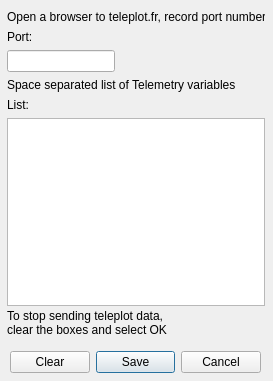
<?xml version="1.0" encoding="UTF-8"?>
<ui version="4.0">
 <class>TeleplotDialog</class>
 <widget class="QDialog" name="TeleplotDialog">
  <property name="geometry">
   <rect>
    <x>0</x>
    <y>0</y>
    <width>273</width>
    <height>381</height>
   </rect>
  </property>
  <property name="windowTitle">
   <string>Teleplot Setup</string>
  </property>
  <widget class="QWidget" name="layoutWidget">
   <property name="geometry">
    <rect>
     <x>7</x>
     <y>10</y>
     <width>258</width>
     <height>296</height>
    </rect>
   </property>
   <layout class="QGridLayout" name="gridLayout">
    <item row="2" column="0" alignment="Qt::AlignLeft">
     <widget class="QLineEdit" name="tb_port"/>
    </item>
    <item row="0" column="0">
     <widget class="QLabel" name="label">
      <property name="text">
       <string>Open a browser to teleplot.fr, record port number</string>
      </property>
     </widget>
    </item>
    <item row="1" column="0">
     <widget class="QLabel" name="label_2">
      <property name="text">
       <string>Port:</string>
      </property>
     </widget>
    </item>
    <item row="5" column="0">
     <widget class="QPlainTextEdit" name="tb_vars"/>
    </item>
    <item row="3" column="0">
     <widget class="QLabel" name="label_3">
      <property name="text">
       <string>Space separated list of Telemetry variables</string>
      </property>
     </widget>
    </item>
    <item row="4" column="0">
     <widget class="QLabel" name="label_4">
      <property name="text">
       <string>List:</string>
      </property>
     </widget>
    </item>
   </layout>
  </widget>
  <widget class="QLabel" name="label_5">
   <property name="geometry">
    <rect>
     <x>7</x>
     <y>310</y>
     <width>256</width>
     <height>26</height>
    </rect>
   </property>
   <property name="text">
    <string>To stop sending teleplot data,
clear the boxes and select OK</string>
   </property>
  </widget>
  <widget class="QWidget" name="">
   <property name="geometry">
    <rect>
     <x>10</x>
     <y>350</y>
     <width>251</width>
     <height>25</height>
    </rect>
   </property>
   <layout class="QHBoxLayout" name="horizontalLayout">
    <item alignment="Qt::AlignLeft">
     <widget class="QPushButton" name="pb_clear">
      <property name="text">
       <string>Clear</string>
      </property>
     </widget>
    </item>
    <item>
     <spacer name="horizontalSpacer_2">
      <property name="orientation">
       <enum>Qt::Horizontal</enum>
      </property>
      <property name="sizeHint" stdset="0">
       <size>
        <width>40</width>
        <height>20</height>
       </size>
      </property>
     </spacer>
    </item>
    <item>
     <spacer name="horizontalSpacer">
      <property name="orientation">
       <enum>Qt::Horizontal</enum>
      </property>
      <property name="sizeHint" stdset="0">
       <size>
        <width>40</width>
        <height>20</height>
       </size>
      </property>
     </spacer>
    </item>
    <item alignment="Qt::AlignRight">
     <widget class="QDialogButtonBox" name="buttonBox">
      <property name="orientation">
       <enum>Qt::Horizontal</enum>
      </property>
      <property name="standardButtons">
       <set>QDialogButtonBox::Cancel|QDialogButtonBox::Save</set>
      </property>
     </widget>
    </item>
   </layout>
  </widget>
 </widget>
 <resources/>
 <connections/>
</ui>
